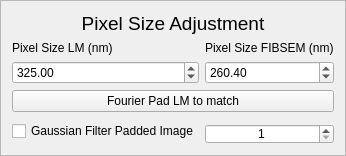
     <widget class="QFrame" name="frame_Pixel_Size">
      <property name="minimumSize">
       <size>
        <width>0</width>
        <height>0</height>
       </size>
      </property>
      <property name="frameShape">
       <enum>QFrame::StyledPanel</enum>
      </property>
      <property name="frameShadow">
       <enum>QFrame::Raised</enum>
      </property>
      <layout class="QGridLayout" name="gridLayout_8">
       <item row="0" column="0" colspan="3">
        <widget class="QLabel" name="label_Pixel_Size">
         <property name="minimumSize">
          <size>
           <width>50</width>
           <height>20</height>
          </size>
         </property>
         <property name="maximumSize">
          <size>
           <width>400</width>
           <height>30</height>
          </size>
         </property>
         <property name="font">
          <font>
           <pointsize>14</pointsize>
          </font>
         </property>
         <property name="text">
          <string>Pixel Size Adjustment</string>
         </property>
         <property name="alignment">
          <set>Qt::AlignBottom|Qt::AlignHCenter</set>
         </property>
        </widget>
       </item>
       <item row="1" column="0">
        <widget class="QLabel" name="label_Pixel_Size_lm">
         <property name="text">
          <string>Pixel Size LM (nm)</string>
         </property>
        </widget>
       </item>
       <item row="2" column="0">
        <widget class="QDoubleSpinBox" name="doubleSpinBox_Pixel_Size_lm">
         <property name="maximum">
          <double>99999999.000000000000000</double>
         </property>
         <property name="singleStep">
          <double>0.000000000000000</double>
         </property>
         <property name="value">
          <double>325.000000000000000</double>
         </property>
        </widget>
       </item>
       <item row="3" column="0" colspan="3">
        <widget class="QPushButton" name="pushButton_Fourier_Pad">
         <property name="text">
          <string>Fourier Pad LM to match</string>
         </property>
        </widget>
       </item>
       <item row="2" column="1" colspan="2">
        <widget class="QDoubleSpinBox" name="doubleSpinBox_Pixel_Size_fibsem">
         <property name="maximum">
          <double>9999999.000000000000000</double>
         </property>
         <property name="value">
          <double>260.399999999999977</double>
         </property>
        </widget>
       </item>
       <item row="1" column="1" colspan="2">
        <widget class="QLabel" name="label_3">
         <property name="text">
          <string>Pixel Size FIBSEM (nm)</string>
         </property>
        </widget>
       </item>
       <item row="5" column="0" rowspan="2">
        <widget class="QCheckBox" name="checkBox_Gaussian_Fourier">
         <property name="text">
          <string>Gaussian Filter Padded Image</string>
         </property>
        </widget>
       </item>
       <item row="6" column="1" colspan="2">
        <widget class="QSpinBox" name="spinBox_Gaussian_Fourier">
         <property name="minimumSize">
          <size>
           <width>77</width>
           <height>20</height>
          </size>
         </property>
         <property name="maximumSize">
          <size>
           <width>400</width>
           <height>20</height>
          </size>
         </property>
         <property name="alignment">
          <set>Qt::AlignCenter</set>
         </property>
         <property name="minimum">
          <number>1</number>
         </property>
         <property name="singleStep">
          <number>2</number>
         </property>
        </widget>
       </item>
      </layout>
     </widget>
